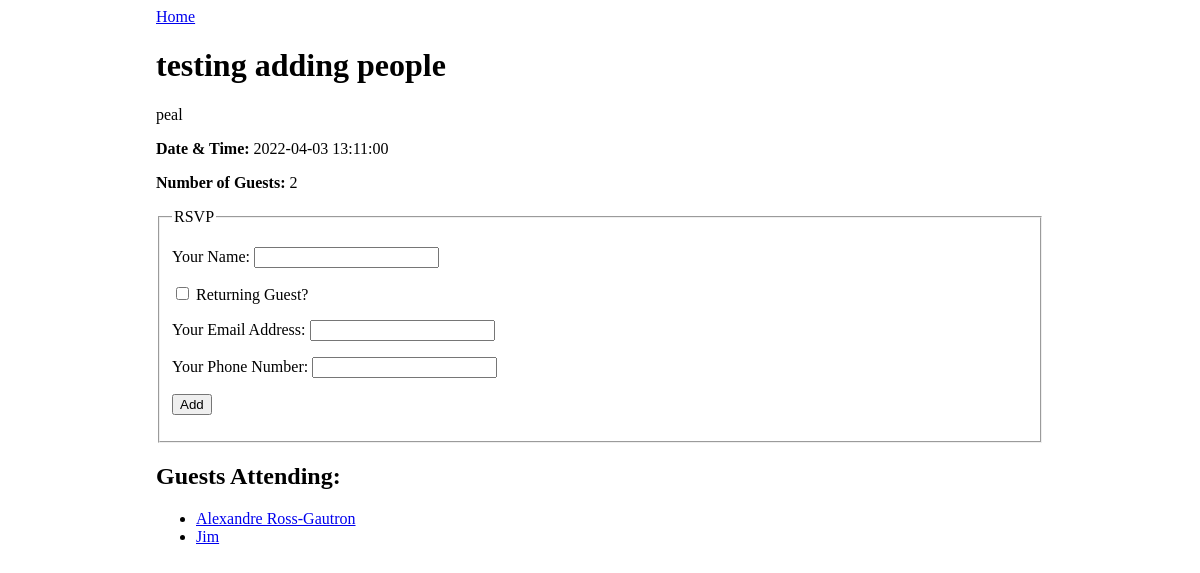
Screenshot of /event/4 with the database file from the repository.
### events_app/models.py (models this page shows)
class Event(db.Model):
    id = db.Column(db.Integer, primary_key=True)
    title = db.Column(db.String(150), nullable=False)
    description = db.Column(db.String)
    date_and_time = db.Column(db.DateTime)
    guests = db.relationship('Guest', secondary='guest_event', back_populates='events_attending')

class Guest(db.Model):
    id = db.Column(db.Integer, primary_key=True)
    name = db.Column(db.String(99), nullable=False)
    email = db.Column(db.String(99), nullable=False)
    phone = db.Column(db.String(12), nullable=False)
    events_attending = db.relationship('Event', secondary='guest_event', back_populates='guests')

### events_app/routes.py (the view)
@main.route('/event/<event_id>', methods=['GET'])
def event_detail(event_id):
    event = Event.query.get(event_id)
    return render_template('event_detail.html', event=event)

### events_app/templates/event_detail.html (shortened to what this page needs)
{% extends 'base.html' %}
{% block content %}
<a href="/">Home</a>
<h1>{{ event.title }} </h1>
<p>{{ event.description }}</p>
<p><strong>Date & Time:</strong> {{ event.date_and_time }}</p>
<p><strong>Number of Guests:</strong> {{ event.guests|length }}</p>
<form method="POST">
    <fieldset>
        <legend>RSVP</legend>
        <p>
            <label>
                Your Name:
                <input type="text" name="guest_name">
            </label>
        </p>
        <p>
            <label>
                <input type="checkbox" name="returning" onchange="returningGuestChanged(this.checked)">
                Returning Guest?
            </label>
        </p>
        <div id="new-guest-info">
            <p>
                <label>
                    Your Email Address:
                    <input type="email" name="email">
                </label>
            </p>
            <p>
                <label>
                    Your Phone Number:
                    <input type="phone" name="phone">
                </label>
            </p>
        </div>
        <p>
            <input type="submit" name="submit" value="Add">
        </p>
    </fieldset>
</form>
<h2>Guests Attending:</h2>
<ul>
    {% for guest in event.guests %}
    <li><a href="/guest/{{ guest.id }}">{{ guest.name }}</a></li>
    {% endfor %}
</ul>
{% endblock %}

### events_app/static/style.css (style rules this page uses)
body { display: flex; justify-content: center; }

### rows the page displays
Event: title "testing adding people", description "peal", date_and_time "2022-04-03 13:11:00"
Guest: name "Alexandre Ross-Gautron"
Guest: name "Jim"

### other values shown
{{ event.guests|length }} "2"
